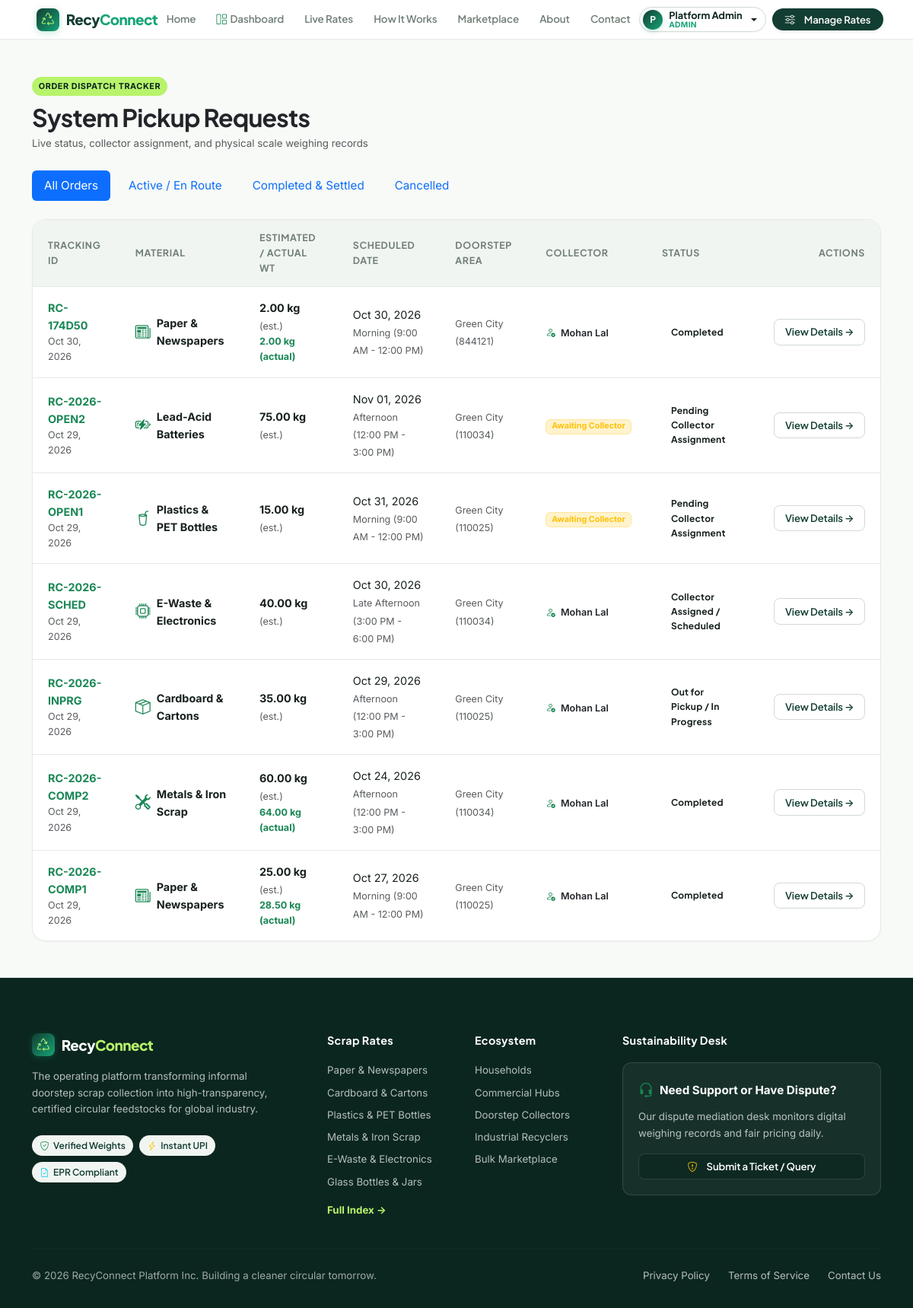
The app's page /pickups/ (signed in), older data.
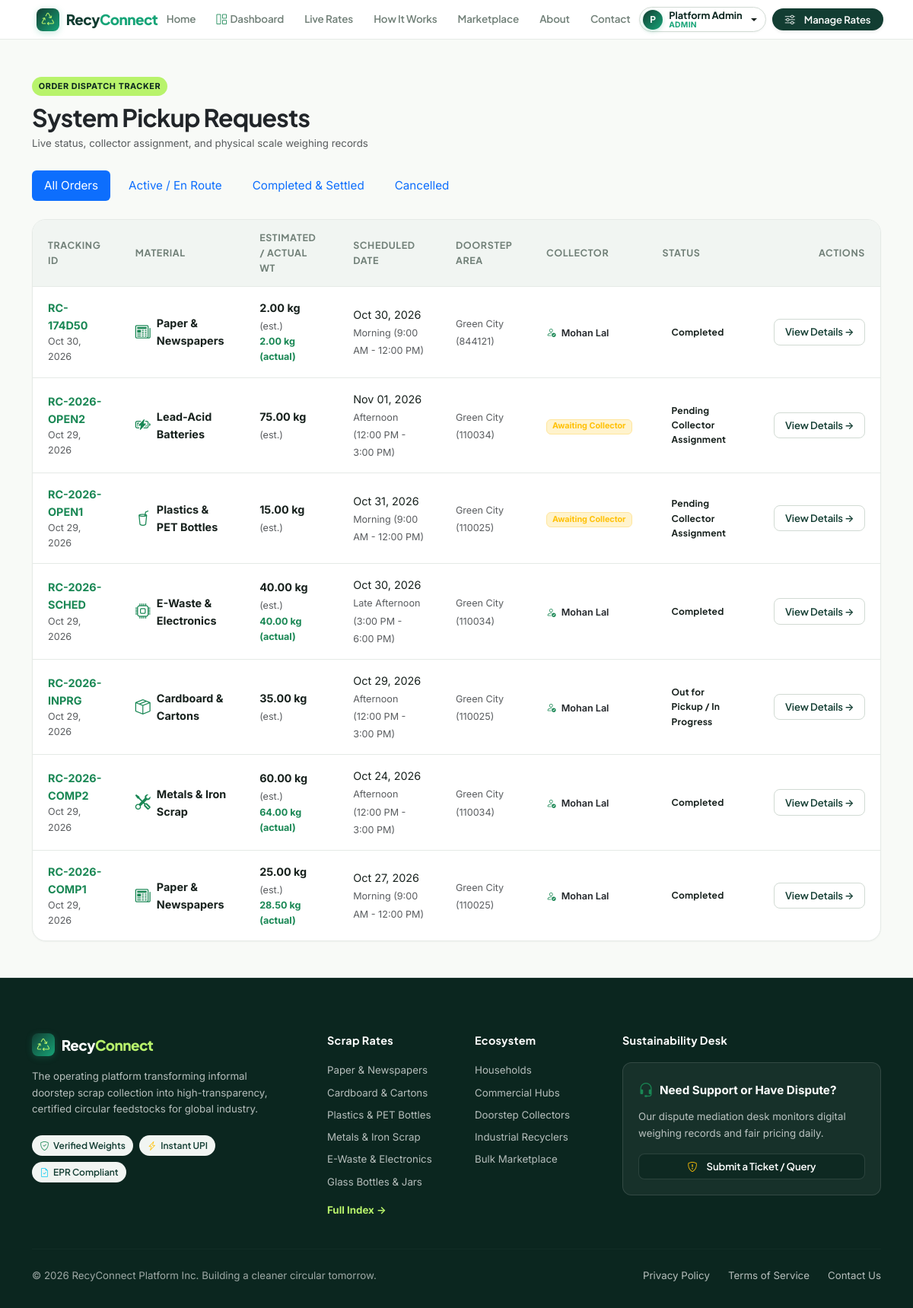
The same page, newer data.
### pickups/models.py (models this page shows, shortened)
class PickupRequest(models.Model):
    STATUS_PENDING = 'PENDING'
    STATUS_ACCEPTED = 'ACCEPTED'
    STATUS_IN_PROGRESS = 'IN_PROGRESS'
    STATUS_COMPLETED = 'COMPLETED'
    STATUS_CANCELLED = 'CANCELLED'
    STATUS_CHOICES = [
        (STATUS_PENDING, 'Pending Collector Assignment'),
        (STATUS_ACCEPTED, 'Collector Assigned / Scheduled'),
        (STATUS_IN_PROGRESS, 'Out for Pickup / In Progress'),
        (STATUS_COMPLETED, 'Completed'),
        (STATUS_CANCELLED, 'Cancelled'),
    ]
    TIME_SLOT_CHOICES = [
        ('09:00 - 12:00', 'Morning (9:00 AM - 12:00 PM)'),
        ('12:00 - 15:00', 'Afternoon (12:00 PM - 3:00 PM)'),
        ('15:00 - 18:00', 'Late Afternoon (3:00 PM - 6:00 PM)'),
        ('18:00 - 20:00', 'Evening (6:00 PM - 8:00 PM)'),
    ]
    reference_id = models.CharField(max_length=30, unique=True, editable=False)
    customer = models.ForeignKey(
        settings.AUTH_USER_MODEL,
        on_delete=models.CASCADE,
        related_name='pickup_requests'
    )
    assigned_collector = models.ForeignKey(
        settings.AUTH_USER_MODEL,
        on_delete=models.SET_NULL,
        null=True,
        blank=True,
        related_name='assigned_pickups'
    )
    category = models.ForeignKey(
        ScrapCategory,
        on_delete=models.PROTECT,
        related_name='pickup_requests'
    )
    estimated_weight = models.DecimalField(
        max_digits=8,
        decimal_places=2,
        help_text="Estimated scrap weight in kg"
    )
    actual_weight = models.DecimalField(
        max_digits=8,
        decimal_places=2,
        null=True,
        blank=True,
        help_text="Actual weight recorded by collector on site (kg)"
    )
    agreed_rate_per_kg = models.DecimalField(
        max_digits=8,
        decimal_places=2,
        null=True,
        blank=True,
        help_text="Final agreed rate per kg upon inspection"
    )
    pickup_address = models.TextField(help_text="Detailed doorstep pickup address")
    city = models.CharField(max_length=100, default='Green City')
    postal_code = models.CharField(max_length=20)
    contact_phone = models.CharField(max_length=20, blank=True)
    preferred_date = models.DateField(help_text="Preferred date of scrap collection")
    preferred_time_slot = models.CharField(max_length=50, choices=TIME_SLOT_CHOICES, default='09:00 - 12:00')
    scrap_image = models.ImageField(upload_to='scrap_photos/', blank=True, null=True, help_text="Photo of scrap items")
    notes = models.TextField(blank=True, help_text="Special instructions, floor number, landmark, etc.")
    status = models.CharField(max_length=20, choices=STATUS_CHOICES, default=STATUS_PENDING)
    cancellation_reason = models.TextField(blank=True)
    created_at = models.DateTimeField(auto_now_add=True)
    updated_at = models.DateTimeField(auto_now=True)
    class Meta:
        ordering = ['-created_at']

### scrap/models.py (models this page shows, shortened)
class ScrapCategory(models.Model):
    name = models.CharField(max_length=100, unique=True)
    slug = models.SlugField(max_length=120, unique=True, blank=True)
    description = models.TextField(help_text="Detailed description of scrap items accepted under this category")
    icon = models.CharField(max_length=50, default='bi-recycle', help_text="Bootstrap icon class name, e.g. bi-newspaper")
    image = models.ImageField(upload_to='categories/', blank=True, null=True)
    base_rate_per_kg = models.DecimalField(max_digits=8, decimal_places=2, help_text="Current indicative market rate per kg")
    min_rate_per_kg = models.DecimalField(max_digits=8, decimal_places=2, help_text="Minimum indicative rate per kg")
    max_rate_per_kg = models.DecimalField(max_digits=8, decimal_places=2, help_text="Maximum indicative rate per kg")
    unit = models.CharField(max_length=20, default='kg')
    recyclability_impact = models.CharField(max_length=255, default='Reduces landfill waste & greenhouse gas emissions')
    is_active = models.BooleanField(default=True)
    order = models.PositiveIntegerField(default=0)
    created_at = models.DateTimeField(auto_now_add=True)
    updated_at = models.DateTimeField(auto_now=True)
    class Meta:
        verbose_name = "Scrap Category"
        verbose_name_plural = "Scrap Categories"
        ordering = ['order', 'name']

### accounts/models.py (models this page shows, shortened)
class User(AbstractUser):
    ROLE_CUSTOMER = 'customer'
    ROLE_COLLECTOR = 'collector'
    ROLE_RECYCLER = 'recycler'
    ROLE_ADMIN = 'admin'
    ROLE_CHOICES = [
        (ROLE_CUSTOMER, 'Household / Business Customer'),
        (ROLE_COLLECTOR, 'Scrap Collector'),
        (ROLE_RECYCLER, 'Recycling Company'),
        (ROLE_ADMIN, 'Platform Administrator'),
    ]
    role = models.CharField(
        max_length=20,
        choices=ROLE_CHOICES,
        default=ROLE_CUSTOMER,
        help_text="User role in the RecyConnect ecosystem"
    )
    phone_number = models.CharField(max_length=20, blank=True)
    address = models.TextField(blank=True)
    city = models.CharField(max_length=100, default='Green City')
    state = models.CharField(max_length=100, default='State')
    postal_code = models.CharField(max_length=20, blank=True)
    profile_picture = models.ImageField(upload_to='profiles/', blank=True, null=True)
    @property
    def is_customer(self):
        return self.role == self.ROLE_CUSTOMER
    @property
    def is_collector(self):
        return self.role == self.ROLE_COLLECTOR
    @property
    def is_recycler(self):
        return self.role == self.ROLE_RECYCLER
    @property
    def is_platform_admin(self):
        return self.role == self.ROLE_ADMIN or self.is_superuser

### pickups/views.py (the view)
# urls.py: path('', views.pickup_list_view, name='list'),
@login_required
def pickup_list_view(request):
    user = request.user
    status_filter = request.GET.get('status', 'all')
    if user.is_customer:
        requests_qs = PickupRequest.objects.filter(customer=user)
    elif user.is_collector:
        requests_qs = PickupRequest.objects.filter(assigned_collector=user)
    else:  # Admin or Recycler
        requests_qs = PickupRequest.objects.all()
    if status_filter == 'active':
        requests_qs = requests_qs.filter(status__in=[PickupRequest.STATUS_PENDING, PickupRequest.STATUS_ACCEPTED, PickupRequest.STATUS_IN_PROGRESS])
    elif status_filter == 'completed':
        requests_qs = requests_qs.filter(status=PickupRequest.STATUS_COMPLETED)
    elif status_filter == 'cancelled':
        requests_qs = requests_qs.filter(status=PickupRequest.STATUS_CANCELLED)
    paginator = Paginator(requests_qs, 10)
    page_number = request.GET.get('page')
    page_obj = paginator.get_page(page_number)
    return render(request, 'pickups/pickup_list.html', {
        'page_obj': page_obj,
        'status_filter': status_filter,
    })

### core/context_processors.py (called while the page is built)
def global_context(request):
    categories = []
    try:
        categories = ScrapCategory.objects.filter(is_active=True)[:6]
    except Exception:
        pass
    return {
        'site_name': 'RecyConnect',
        'site_tagline': 'Connecting Collectors. Empowering Recycling. Building a Greener Future.',
        'global_categories': categories,
    }

### templates/pickups/pickup_list.html (shortened to what the changed rows need)
{% extends 'base.html' %}
{% block content %}
<div class="container py-5">
    <div class="d-flex flex-wrap justify-content-between align-items-center mb-4">
        <div>
            <h2 class="fw-bold mb-1 text-dark">
                {% if user.is_customer %}
                    My Scrap Pickups
                {% elif user.is_collector %}
                    My Assigned Trips
                {% else %}
                    System Pickup Requests
                {% endif %}
            </h2>
        </div>
    </div>
    <div class="table-modern-wrapper">
        <div class="table-responsive">
            <table class="table-modern">
                <thead>
                    <tr>
                        <th>Tracking ID</th>
                        <th>Material</th>
                        <th>Estimated / Actual Wt</th>
                        <th>Scheduled Date</th>
                        <th>Doorstep Area</th>
                        <th>Collector</th>
                        <th>Status</th>
                        <th class="text-end">Actions</th>
                    </tr>
                </thead>
                <tbody>
                    {% for pickup in page_obj %}
                        <tr>
                            <td>
                                <a href="{% url 'pickups:detail' pickup.reference_id %}" class="fw-bold text-success">
                                    {{ pickup.reference_id }}
                                </a>
                                <div class="small text-muted">{{ pickup.created_at|date:"M d, Y" }}</div>
                            </td>
                            <td>
                                <div class="d-flex align-items-center gap-2">
                                    <i class="bi {{ pickup.category.icon|default:'bi-box' }} text-success fs-5"></i>
                                    <strong>{{ pickup.category.name }}</strong>
                                </div>
                            </td>
                            <td>
                                <div><strong>{{ pickup.estimated_weight }} kg</strong> <small class="text-muted">(est.)</small></div>
                                {% if pickup.actual_weight %}
                                    <div class="small text-success fw-bold">{{ pickup.actual_weight }} kg (actual)</div>
                                {% endif %}
                            </td>
                            <td>
                                <div>{{ pickup.preferred_date|date:"M d, Y" }}</div>
                                <small class="text-muted">{{ pickup.get_preferred_time_slot_display }}</small>
                            </td>
                            <td>
                                <span class="small text-muted">{{ pickup.city }} ({{ pickup.postal_code }})</span>
                            </td>
                            <td>
                                {% if pickup.assigned_collector %}
                                    <span class="small fw-semibold text-dark">
                                        <i class="bi bi-person-check text-success me-1"></i>
                                        {{ pickup.assigned_collector.get_full_name|default:pickup.assigned_collector.username }}
                                    </span>
                                {% else %}
                                    <span class="badge bg-warning-subtle text-warning border border-warning-subtle">Awaiting Collector</span>
                                {% endif %}
                            </td>
                            <td>
                                <span class="badge-status badge-status-{{ pickup.status }}">
                                    {{ pickup.get_status_display }}
                                </span>
                            </td>
                            <td class="text-end">
                                <a href="{% url 'pickups:detail' pickup.reference_id %}" class="btn btn-recy-outline btn-sm">
                                    View Details &rarr;
                                </a>
                            </td>
                        </tr>
                    {% endfor %}
                </tbody>
            </table>
        </div>
    </div>
</div>
{% endblock %}

Row changes from the older to the newer data that the page shows:
changed PickupRequest "RC-2026-SCHED": actual_weight (not shown) → "40.00"; status "Collector Assigned / Scheduled" → "Completed"
